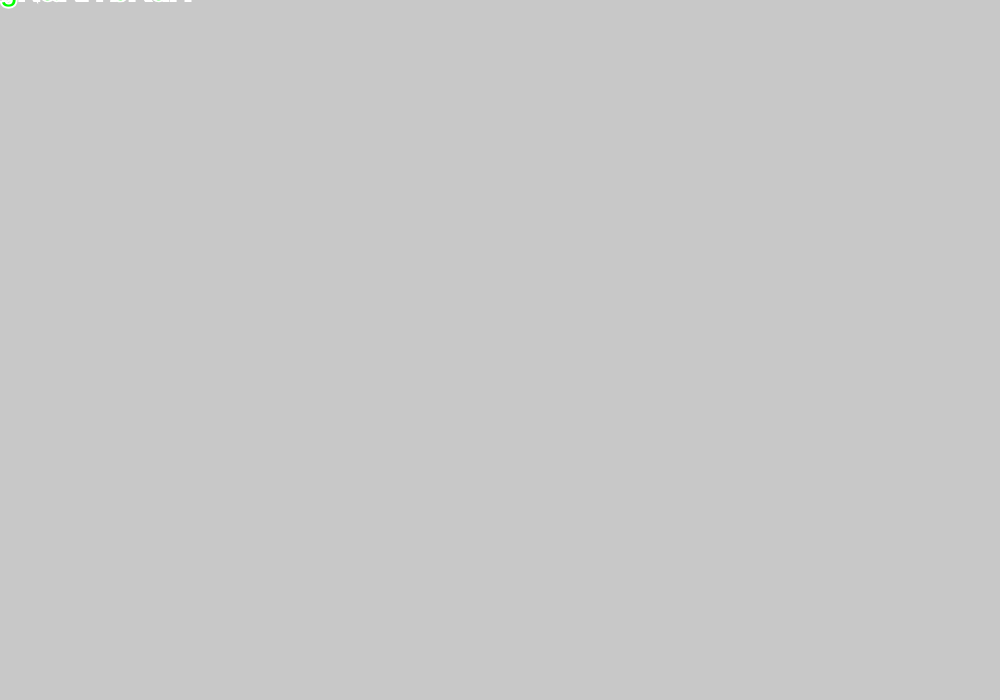
Frame 1 (no input)
Frame 60 (no input): identical to frame 1, image omitted
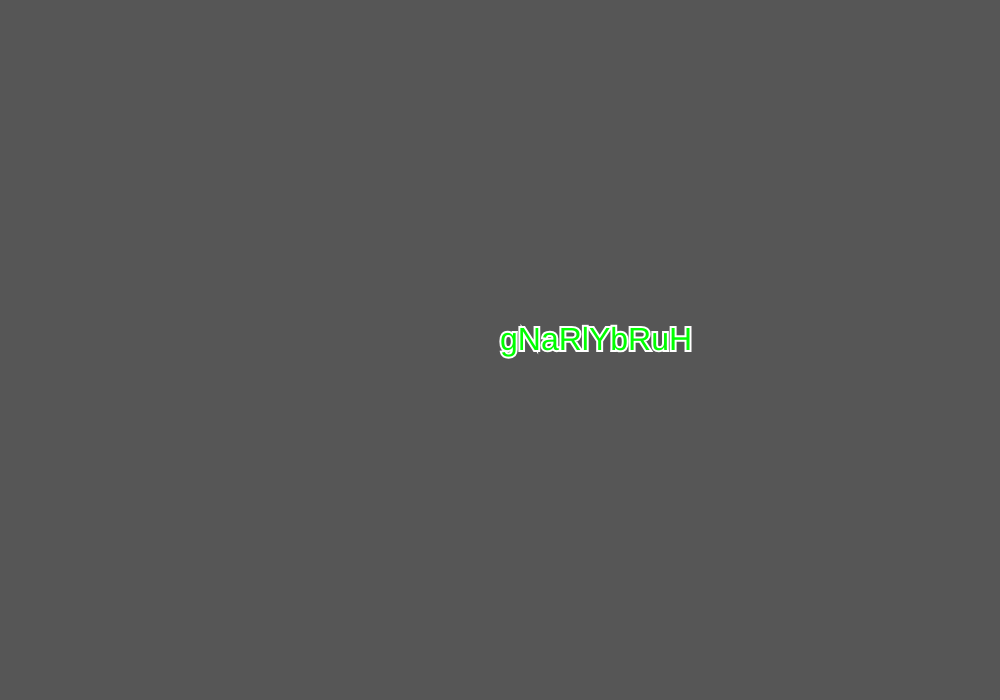
Frame 120 (the mouse pressed at the canvas centre since frame 60)

The p5.js sketch that drew these frames (run headless with seeded random() and noise() and a simulated clock; from frame 60 on, the mouse is pressed at the canvas centre):

// p5.js sketch
// ── sketch.js
/**
* Ewan Creed <ec8725@bard.edu>
* Feb 20 2017
* IDEA 135
* Sketch 6: Interactive Avatar
* Collaboration Statement: I worked alone on this assignment with assistance from the reference site for p5.js (https://p5js.org/reference/). I also watched tutorial videos from "The Coding Train" on youtube (https://www.youtube.com/watch?v=NcCEzzd9BGE)
*This sketch is different from my previous sketch since it has now been animated. My avatar now, if executed correctly, performs a trick known in the skateboarding vocabulary as an "Ollie", onto a ledge.
Although I’m not sure myself which of Victor’s four different types of dynamic pictures my sketch falls under, it seems to resemble both a dynamic image and an interactive image. 
It falls under the category of a dynamic image because my image appears to move only after clicking buttons; It is not constantly in motion. 
However, my image is somewhat interactive as well, since a user can decide how quickly my avatar performs the trick through clicking the arrow keys at different rates. 
This makes me think about how some of Victor’s categories overlap, and question whether or not this overlap sparks controversy within his definitions. 
In terms of technicality in creating this sketch, I struggled to align my avatar properly, in order to make it seem like he was doing a skate trick. 
I had to constantly go back and forth from my previous sketch to my new one to make sure that the coordinates lined up.  

*/

var bgcolor;

function setup() {
    createCanvas(1000, 700);
    bgcolor=color(200);
}

function mousePressed(){bgcolor = color(random(100,50,255))}

function draw() {
    background(bgcolor);
  
    stroke(255);
    strokeWeight(4);
    

    if (keyIsPressed && keyCode === RIGHT_ARROW){ 
        //flat part of board
        line(600, 350, 400, 350);
        fill(300,200,300);
    //left part of board
        line(400, 350, 370, 330);
        fill(200,100,200);
    //right part of board
        line(600,350, 630, 330);
    //left wheel
        ellipse(425,361,20,20);
    //right wheel
        ellipse(575,361,20,20);
    //body
        line(500,300,500,100);
    //left leg
        line(425,350,500,300);
    //right leg
        line(575,350,500,300);
    //head
        ellipse(500,88,70,65);
        fill(100,400,100);
    // left eye
        ellipse(490,80,10,10);
    // right eye
        ellipse(510,80,10,10);
    //mouth
        line(510,100,490,100);
    //left arm
        line(400,170,499,230);
    //right arm
        line(600,170,500,230);
        rect(380,375,300, 30);
    }
   
      if (keyIsPressed && keyCode === UP_ARROW)
    {noFill();
        //flat part of board
        line(600, 400, 400, 400);
        fill(300,200,300);
    //left part of board
        line(400, 400, 370, 380);
        fill(200,100,200);
    //right part of board
        line(600,400, 630, 380);
    //left wheel
        ellipse(425,410,20,20);
    //right wheel
        ellipse(575,410,20,20);
    //body
        line(500,350,500,150);
    //left leg
        line(425,400,500,350);
    //right leg
        line(575,400,500,350);
    //head
        ellipse(500,118,70,65);
        fill(100,400,100);
    // left eye
        ellipse(490,110,10,10);
    // right eye
        ellipse(510,110,10,10);
    //mouth
        line(510,130,490,130);
    //left arm
        line(400,200,499,250);
    //right arm
        line(600,200,500,250);
       rect(680,375,300, 30)}
 
   fill(0, 255, 0);
    textSize(32);
    text("gNaRlYbRuH", mouseX, mouseY);
    textSize(24);
 
  print(mouseIsPressed);
    
if (keyIsPressed && keyCode === DOWN_ARROW){//flat part of board
        line(600, 330, 405, 380);
        fill(300,200,300);
   
    //left part of board
        line(405, 380, 370, 380);
        fill(200,100,200);
  
    
    //right part of board
        line(600,330, 630, 310);
    
    //left wheel
        ellipse(425,385,20,20);
    
    //right wheel
        ellipse(575,348,20,20);
    
    //left leg
        line(433,370,500,300);
    //right leg
        line(575,335,500,300);
    //body
        line(500,300,450,100);
     //head
        ellipse(442,70,70,65);
        fill(100,400,100);
   // left eye
        ellipse(429,63,10,10);
    // right eye
        ellipse(450,58,10,10);
    //mouth
        line(435,80,455,75);
    //left arm
        line(360,190,475,200);
     //right arm
        line(580,140,475,200);
    rect(570,375,300, 30);
}
  
    }
